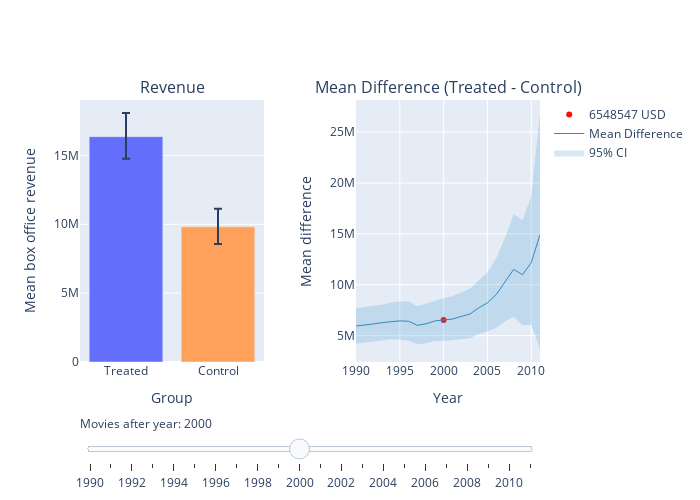

Notebook cell for this chart:
### Markdown cell above
#### Comment
- We observe that the mean difference is significantly below 0 after year 2000

### Code cell
# Create figure
fig = make_subplots(rows=1, 
       cols=2, 
       start_cell="bottom-left", 
       subplot_titles=('Revenue','Mean Difference (Treated - Control)'),
       horizontal_spacing  = 0.2)

# 0.5

# Add traces, one for each slider step
for idx in range(22):
    fig.add_trace(go.Bar(
        visible=False,
        name='Revenue',
        x=['Treated', 'Control'], y=[treated_mean_33[idx], control_mean_33[idx]],
        error_y=dict(type='data', array=[treated_ci_upper_33[idx], control_ci_upper_33[idx]], arrayminus=[treated_ci_lower_33[idx], control_ci_lower_33[idx]]),
        marker_color=['#636EFA', "#FFA15A"],
        showlegend=False,
    ),row=1, col=1
)
    
for idx, threshold in enumerate(np.arange(1990, 2012)):
    fig.add_trace(
        go.Scatter(
            visible=False,
            name=str(round(mean_diffs_33[idx])) + ' USD',
            line=dict(color="#FB0D0D", width=15),
            x=[threshold],
            y=[mean_diffs_33[idx]],
            mode="markers"
        ), row=1, col=2
    )

fig.add_trace(
    go.Scatter(
        visible=True,
        line=dict(color='rgba(47, 138, 196, 1)', width=1),
        x=np.arange(1990, 2012),
        y=mean_diffs_33,
        name="Mean Difference",
        mode="lines"
    ), row=1, col=2
)

# add 95% CI
fig.add_trace(
    go.Scatter(
        visible=True,
        x=[i for i in range(1990, 2012)]+ [i for i in range(1990, 2012)][::-1], # x, then x reversed
        y=mean_diffs_ci_upper_33+mean_diffs_ci_lower_33[::-1], # upper, then lower reversed
        fill='toself',
        fillcolor="rgba(47, 138, 196, 0.2)",
        line=dict(color='rgba(255,255,255,0)'),
        hoverinfo="skip",
        name='95% CI',
        showlegend=True
    ), row=1, col=2
)

# Make 10th trace visible
fig.data[10].visible = True
fig.data[32].visible = True
fig.data[44].visible = True
fig.data[45].visible = True


# Create and add slider
steps = []
for idx, year in enumerate(np.arange(1990, 2012)):
    step = dict(
        method="update",
        args=[{"visible": [False] * len(fig.data)}],  # layout attribute
        label=str(year)  # update the label to remove "step"
    )
    step["args"][0]["visible"][idx] = True  
    step["args"][0]["visible"][idx + 22] = True 
    step["args"][0]["visible"][44] = True 
    step["args"][0]["visible"][45] = True 
    steps.append(step)
    
    sliders = [dict(
    active= 10,
    currentvalue={"prefix": "Movies after year: "}, 
    pad={"t": 50},
    steps=steps
)]

# edit axis labels
fig['layout']['yaxis']['title']='Mean box office revenue'
fig['layout']['yaxis2']['title']='Mean difference'
fig['layout']['xaxis']['title']='Group'
fig['layout']['xaxis2']['title']='Year'

fig.update_layout(
    width=700,
    height=500,
    sliders=sliders
)


fig.show()
fig.write_html("./plots/mean_difference_ethnicity_2.html")

### Figure 1 — Plotly figure (JSON) as saved in the notebook; plotly's stock layout.template omitted (floating-point values rounded to 4 significant figures)
{"data": [{"error_y": {"array": [1412000.0, 1052000.0], "arrayminus": [1316000.0, 1021000.0], "type": "data"}, "marker": {"color": ["#636EFA", "#FFA15A"]}, "name": "Revenue", "showlegend": false, "type": "bar", "visible": false, "x": ["Treated", "Control"], "xaxis": "x", "y": [16250000.0, 10300000.0], "yaxis": "y"}, {"error_y": {"array": [1447000.0, 1067000.0], "arrayminus": [1359000.0, 1043000.0], "type": "data"}, "marker": {"color": ["#636EFA", "#FFA15A"]}, "name": "Revenue", "showlegend": false, "type": "bar", "visible": false, "x": ["Treated", "Control"], "xaxis": "x", "y": [16280000.0, 10250000.0], "yaxis": "y"}, {"error_y": {"array": [1474000.0, 1071000.0], "arrayminus": [1376000.0, 1035000.0], "type": "data"}, "marker": {"color": ["#636EFA", "#FFA15A"]}, "name": "Revenue", "showlegend": false, "type": "bar", "visible": false, "x": ["Treated", "Control"], "xaxis": "x", "y": [16320000.0, 10170000.0], "yaxis": "y"}, {"error_y": {"array": [1500000.0, 1085000.0], "arrayminus": [1420000.0, 1039000.0], "type": "data"}, "marker": {"color": ["#636EFA", "#FFA15A"]}, "name": "Revenue", "showlegend": false, "type": "bar", "visible": false, "x": ["Treated", "Control"], "xaxis": "x", "y": [16370000.0, 10090000.0], "yaxis": "y"}, {"error_y": {"array": [1506000.0, 1122000.0], "arrayminus": [1416000.0, 1025000.0], "type": "data"}, "marker": {"color": ["#636EFA", "#FFA15A"]}, "name": "Revenue", "showlegend": false, "type": "bar", "visible": false, "x": ["Treated", "Control"], "xaxis": "x", "y": [16360000.0, 9976000.0], "yaxis": "y"}, {"error_y": {"array": [1592000.0, 1126000.0], "arrayminus": [1467000.0, 1077000.0], "type": "data"}, "marker": {"color": ["#636EFA", "#FFA15A"]}, "name": "Revenue", "showlegend": false, "type": "bar", "visible": false, "x": ["Treated", "Control"], "xaxis": "x", "y": [16500000.0, 10050000.0], "yaxis": "y"}, {"error_y": {"array": [1672000.0, 1177000.0], "arrayminus": [1479000.0, 1130000.0], "type": "data"}, "marker": {"color": ["#636EFA", "#FFA15A"]}, "name": "Revenue", "showlegend": false, "type": "bar", "visible": false, "x": ["Treated", "Control"], "xaxis": "x", "y": [16570000.0, 10150000.0], "yaxis": "y"}, {"error_y": {"array": [1538000.0, 1236000.0], "arrayminus": [1397000.0, 1145000.0], "type": "data"}, "marker": {"color": ["#636EFA", "#FFA15A"]}, "name": "Revenue", "showlegend": false, "type": "bar", "visible": false, "x": ["Treated", "Control"], "xaxis": "x", "y": [16120000.0, 10110000.0], "yaxis": "y"}, {"error_y": {"array": [1610000.0, 1277000.0], "arrayminus": [1459000.0, 1210000.0], "type": "data"}, "marker": {"color": ["#636EFA", "#FFA15A"]}, "name": "Revenue", "showlegend": false, "type": "bar", "visible": false, "x": ["Treated", "Control"], "xaxis": "x", "y": [16290000.0, 10120000.0], "yaxis": "y"}, {"error_y": {"array": [1619000.0, 1264000.0], "arrayminus": [1576000.0, 1183000.0], "type": "data"}, "marker": {"color": ["#636EFA", "#FFA15A"]}, "name": "Revenue", "showlegend": false, "type": "bar", "visible": false, "x": ["Treated", "Control"], "xaxis": "x", "y": [16320000.0, 9876000.0], "yaxis": "y"}, {"error_y": {"array": [1711000.0, 1318000.0], "arrayminus": [1610000.0, 1246000.0], "type": "data"}, "marker": {"color": ["#636EFA", "#FFA15A"]}, "name": "Revenue", "showlegend": false, "type": "bar", "visible": true, "x": ["Treated", "Control"], "xaxis": "x", "y": [16360000.0, 9814000.0], "yaxis": "y"}, {"error_y": {"array": [1881000.0, 1386000.0], "arrayminus": [1717000.0, 1280000.0], "type": "data"}, "marker": {"color": ["#636EFA", "#FFA15A"]}, "name": "Revenue", "showlegend": false, "type": "bar", "visible": false, "x": ["Treated", "Control"], "xaxis": "x", "y": [16330000.0, 9699000.0], "yaxis": "y"}, {"error_y": {"array": [1974000.0, 1392000.0], "arrayminus": [1761000.0, 1256000.0], "type": "data"}, "marker": {"color": ["#636EFA", "#FFA15A"]}, "name": "Revenue", "showlegend": false, "type": "bar", "visible": false, "x": ["Treated", "Control"], "xaxis": "x", "y": [16340000.0, 9449000.0], "yaxis": "y"}, {"error_y": {"array": [2158000.0, 1383000.0], "arrayminus": [1995000.0, 1322000.0], "type": "data"}, "marker": {"color": ["#636EFA", "#FFA15A"]}, "name": "Revenue", "showlegend": false, "type": "bar", "visible": false, "x": ["Treated", "Control"], "xaxis": "x", "y": [16400000.0, 9279000.0], "yaxis": "y"}, {"error_y": {"array": [2350000.0, 1400000.0], "arrayminus": [2136000.0, 1282000.0], "type": "data"}, "marker": {"color": ["#636EFA", "#FFA15A"]}, "name": "Revenue", "showlegend": false, "type": "bar", "visible": false, "x": ["Treated", "Control"], "xaxis": "x", "y": [16640000.0, 8915000.0], "yaxis": "y"}, {"error_y": {"array": [2572000.0, 1502000.0], "arrayminus": [2352000.0, 1402000.0], "type": "data"}, "marker": {"color": ["#636EFA", "#FFA15A"]}, "name": "Revenue", "showlegend": false, "type": "bar", "visible": false, "x": ["Treated", "Control"], "xaxis": "x", "y": [17090000.0, 8865000.0], "yaxis": "y"}, {"error_y": {"array": [3093000.0, 1705000.0], "arrayminus": [2718000.0, 1603000.0], "type": "data"}, "marker": {"color": ["#636EFA", "#FFA15A"]}, "name": "Revenue", "showlegend": false, "type": "bar", "visible": false, "x": ["Treated", "Control"], "xaxis": "x", "y": [18250000.0, 9218000.0], "yaxis": "y"}, {"error_y": {"array": [3820000.0, 1914000.0], "arrayminus": [3391000.0, 1719000.0], "type": "data"}, "marker": {"color": ["#636EFA", "#FFA15A"]}, "name": "Revenue", "showlegend": false, "type": "bar", "visible": false, "x": ["Treated", "Control"], "xaxis": "x", "y": [19450000.0, 9182000.0], "yaxis": "y"}, {"error_y": {"array": [5051000.0, 2210000.0], "arrayminus": [4090000.0, 2010000.0], "type": "data"}, "marker": {"color": ["#636EFA", "#FFA15A"]}, "name": "Revenue", "showlegend": false, "type": "bar", "visible": false, "x": ["Treated", "Control"], "xaxis": "x", "y": [20920000.0, 9411000.0], "yaxis": "y"}, {"error_y": {"array": [4608000.0, 2582000.0], "arrayminus": [4170000.0, 2317000.0], "type": "data"}, "marker": {"color": ["#636EFA", "#FFA15A"]}, "name": "Revenue", "showlegend": false, "type": "bar", "visible": false, "x": ["Treated", "Control"], "xaxis": "x", "y": [20610000.0, 9619000.0], "yaxis": "y"}, {"error_y": {"array": [5950000.0, 3066000.0], "arrayminus": [5296000.0, 2656000.0], "type": "data"}, "marker": {"color": ["#636EFA", "#FFA15A"]}, "name": "Revenue", "showlegend": false, "type": "bar", "visible": false, "x": ["Treated", "Control"], "xaxis": "x", "y": [21260000.0, 9091000.0], "yaxis": "y"}, {"error_y": {"array": [11210000.0, 5414000.0], "arrayminus": [9513000.0, 4516000.0], "type": "data"}, "marker": {"color": ["#636EFA", "#FFA15A"]}, "name": "Revenue", "showlegend": false, "type": "bar", "visible": false, "x": ["Treated", "Control"], "xaxis": "x", "y": [24960000.0, 10040000.0], "yaxis": "y"}, {"line": {"color": "#FB0D0D", "width": 15}, "mode": "markers", "name": "5945971 USD", "type": "scatter", "visible": false, "x": [1990], "xaxis": "x2", "y": [5946000.0], "yaxis": "y2"}, {"line": {"color": "#FB0D0D", "width": 15}, "mode": "markers", "name": "6030729 USD", "type": "scatter", "visible": false, "x": [1991], "xaxis": "x2", "y": [6031000.0], "yaxis": "y2"}, {"line": {"color": "#FB0D0D", "width": 15}, "mode": "markers", "name": "6148814 USD", "type": "scatter", "visible": false, "x": [1992], "xaxis": "x2", "y": [6149000.0], "yaxis": "y2"}, {"line": {"color": "#FB0D0D", "width": 15}, "mode": "markers", "name": "6283401 USD", "type": "scatter", "visible": false, "x": [1993], "xaxis": "x2", "y": [6283000.0], "yaxis": "y2"}, {"line": {"color": "#FB0D0D", "width": 15}, "mode": "markers", "name": "6384400 USD", "type": "scatter", "visible": false, "x": [1994], "xaxis": "x2", "y": [6384000.0], "yaxis": "y2"}, {"line": {"color": "#FB0D0D", "width": 15}, "mode": "markers", "name": "6447776 USD", "type": "scatter", "visible": false, "x": [1995], "xaxis": "x2", "y": [6448000.0], "yaxis": "y2"}, {"line": {"color": "#FB0D0D", "width": 15}, "mode": "markers", "name": "6418785 USD", "type": "scatter", "visible": false, "x": [1996], "xaxis": "x2", "y": [6419000.0], "yaxis": "y2"}, {"line": {"color": "#FB0D0D", "width": 15}, "mode": "markers", "name": "6015109 USD", "type": "scatter", "visible": false, "x": [1997], "xaxis": "x2", "y": [6015000.0], "yaxis": "y2"}, {"line": {"color": "#FB0D0D", "width": 15}, "mode": "markers", "name": "6166130 USD", "type": "scatter", "visible": false, "x": [1998], "xaxis": "x2", "y": [6166000.0], "yaxis": "y2"}, {"line": {"color": "#FB0D0D", "width": 15}, "mode": "markers", "name": "6444406 USD", "type": "scatter", "visible": false, "x": [1999], "xaxis": "x2", "y": [6444000.0], "yaxis": "y2"}, {"line": {"color": "#FB0D0D", "width": 15}, "mode": "markers", "name": "6548547 USD", "type": "scatter", "visible": true, "x": [2000], "xaxis": "x2", "y": [6549000.0], "yaxis": "y2"}, {"line": {"color": "#FB0D0D", "width": 15}, "mode": "markers", "name": "6631068 USD", "type": "scatter", "visible": false, "x": [2001], "xaxis": "x2", "y": [6631000.0], "yaxis": "y2"}, {"line": {"color": "#FB0D0D", "width": 15}, "mode": "markers", "name": "6888692 USD", "type": "scatter", "visible": false, "x": [2002], "xaxis": "x2", "y": [6889000.0], "yaxis": "y2"}, {"line": {"color": "#FB0D0D", "width": 15}, "mode": "markers", "name": "7118914 USD", "type": "scatter", "visible": false, "x": [2003], "xaxis": "x2", "y": [7119000.0], "yaxis": "y2"}, {"line": {"color": "#FB0D0D", "width": 15}, "mode": "markers", "name": "7721137 USD", "type": "scatter", "visible": false, "x": [2004], "xaxis": "x2", "y": [7721000.0], "yaxis": "y2"}, {"line": {"color": "#FB0D0D", "width": 15}, "mode": "markers", "name": "8223403 USD", "type": "scatter", "visible": false, "x": [2005], "xaxis": "x2", "y": [8223000.0], "yaxis": "y2"}, {"line": {"color": "#FB0D0D", "width": 15}, "mode": "markers", "name": "9033846 USD", "type": "scatter", "visible": false, "x": [2006], "xaxis": "x2", "y": [9034000.0], "yaxis": "y2"}, {"line": {"color": "#FB0D0D", "width": 15}, "mode": "markers", "name": "10264628 USD", "type": "scatter", "visible": false, "x": [2007], "xaxis": "x2", "y": [10260000.0], "yaxis": "y2"}, {"line": {"color": "#FB0D0D", "width": 15}, "mode": "markers", "name": "11512792 USD", "type": "scatter", "visible": false, "x": [2008], "xaxis": "x2", "y": [11510000.0], "yaxis": "y2"}, {"line": {"color": "#FB0D0D", "width": 15}, "mode": "markers", "name": "10989047 USD", "type": "scatter", "visible": false, "x": [2009], "xaxis": "x2", "y": [10990000.0], "yaxis": "y2"}, {"line": {"color": "#FB0D0D", "width": 15}, "mode": "markers", "name": "12172351 USD", "type": "scatter", "visible": false, "x": [2010], "xaxis": "x2", "y": [12170000.0], "yaxis": "y2"}, {"line": {"color": "#FB0D0D", "width": 15}, "mode": "markers", "name": "14920345 USD", "type": "scatter", "visible": false, "x": [2011], "xaxis": "x2", "y": [14920000.0], "yaxis": "y2"}, {"line": {"color": "rgba(47, 138, 196, 1)", "width": 1}, "mode": "lines", "name": "Mean Difference", "type": "scatter", "visible": true, "x": [1990, 1991, 1992, 1993, 1994, 1995, 1996, 1997, 1998, 1999, 2000, 2001, 2002, 2003, 2004, 2005, 2006, 2007, 2008, 2009, 2010, 2011], "xaxis": "x2", "y": [5946000.0, 6031000.0, 6149000.0, 6283000.0, 6384000.0, 6448000.0, 6419000.0, 6015000.0, 6166000.0, 6444000.0, 6549000.0, 6631000.0, 6889000.0, 7119000.0, 7721000.0, 8223000.0, 9034000.0, 10260000.0, 11510000.0, 10990000.0, 12170000.0, 14920000.0], "yaxis": "y2"}, {"fill": "toself", "fillcolor": "rgba(47, 138, 196, 0.2)", "hoverinfo": "skip", "line": {"color": "rgba(255,255,255,0)"}, "name": "95% CI", "showlegend": true, "type": "scatter", "visible": true, "x": [1990, 1991, 1992, 1993, 1994, 1995, 1996, 1997, 1998, 1999, 2000, 2001, 2002, 2003, 2004, 2005, 2006, 2007, 2008, 2009, 2010, 2011, 2011, 2010, 2009, 2008, 2007, 2006, 2005, 2004, 2003, 2002, 2001, 2000, 1999, 1998, 1997, 1996, 1995, 1994, 1993, 1992, 1991, 1990], "xaxis": "x2", "y": [7719000.0, 7798000.0, 7947000.0, 8057000.0, 8264000.0, 8343000.0, 8360000.0, 7892000.0, 8149000.0, 8468000.0, 8666000.0, 8864000.0, 9239000.0, 9616000.0, 10410000.0, 11200000.0, 12600000.0, 14580000.0, 16920000.0, 16310000.0, 18720000.0, 26870000.0, 3698000.0, 6073000.0, 6020000.0, 6857000.0, 6391000.0, 5770000.0, 5412000.0, 5166000.0, 4741000.0, 4626000.0, 4535000.0, 4471000.0, 4511000.0, 4249000.0, 4157000.0, 4513000.0, 4601000.0, 4656000.0, 4514000.0, 4450000.0, 4333000.0, 4235000.0], "yaxis": "y2"}], "layout": {"annotations": [{"font": {"size": 16}, "showarrow": false, "text": "Revenue", "x": 0.2, "xanchor": "center", "xref": "paper", "y": 1, "yanchor": "bottom", "yref": "paper"}, {"font": {"size": 16}, "showarrow": false, "text": "Mean Difference (Treated - Control)", "x": 0.8, "xanchor": "center", "xref": "paper", "y": 1, "yanchor": "bottom", "yref": "paper"}], "height": 500, "sliders": [{"active": 10, "currentvalue": {"prefix": "Movies after year: "}, "pad": {"t": 50}, "steps": [{"args": [{"visible": [true, false, false, false, false, false, false, false, false, false, false, false, false, false, false, false, false, false, false, false, false, false, true, false, false, false, false, false, false, false, false, false, false, false, false, false, false, false, false, false, false, false, false, false, true, true]}], "label": "1990", "method": "update"}, {"args": [{"visible": [false, true, false, false, false, false, false, false, false, false, false, false, false, false, false, false, false, false, false, false, false, false, false, true, false, false, false, false, false, false, false, false, false, false, false, false, false, false, false, false, false, false, false, false, true, true]}], "label": "1991", "method": "update"}, {"args": [{"visible": [false, false, true, false, false, false, false, false, false, false, false, false, false, false, false, false, false, false, false, false, false, false, false, false, true, false, false, false, false, false, false, false, false, false, false, false, false, false, false, false, false, false, false, false, true, true]}], "label": "1992", "method": "update"}, {"args": [{"visible": [false, false, false, true, false, false, false, false, false, false, false, false, false, false, false, false, false, false, false, false, false, false, false, false, false, true, false, false, false, false, false, false, false, false, false, false, false, false, false, false, false, false, false, false, true, true]}], "label": "1993", "method": "update"}, {"args": [{"visible": [false, false, false, false, true, false, false, false, false, false, false, false, false, false, false, false, false, false, false, false, false, false, false, false, false, false, true, false, false, false, false, false, false, false, false, false, false, false, false, false, false, false, false, false, true, true]}], "label": "1994", "method": "update"}, {"args": [{"visible": [false, false, false, false, false, true, false, false, false, false, false, false, false, false, false, false, false, false, false, false, false, false, false, false, false, false, false, true, false, false, false, false, false, false, false, false, false, false, false, false, false, false, false, false, true, true]}], "label": "1995", "method": "update"}, {"args": [{"visible": [false, false, false, false, false, false, true, false, false, false, false, false, false, false, false, false, false, false, false, false, false, false, false, false, false, false, false, false, true, false, false, false, false, false, false, false, false, false, false, false, false, false, false, false, true, true]}], "label": "1996", "method": "update"}, {"args": [{"visible": [false, false, false, false, false, false, false, true, false, false, false, false, false, false, false, false, false, false, false, false, false, false, false, false, false, false, false, false, false, true, false, false, false, false, false, false, false, false, false, false, false, false, false, false, true, true]}], "label": "1997", "method": "update"}, {"args": [{"visible": [false, false, false, false, false, false, false, false, true, false, false, false, false, false, false, false, false, false, false, false, false, false, false, false, false, false, false, false, false, false, true, false, false, false, false, false, false, false, false, false, false, false, false, false, true, true]}], "label": "1998", "method": "update"}, {"args": [{"visible": [false, false, false, false, false, false, false, false, false, true, false, false, false, false, false, false, false, false, false, false, false, false, false, false, false, false, false, false, false, false, false, true, false, false, false, false, false, false, false, false, false, false, false, false, true, true]}], "label": "1999", "method": "update"}, {"args": [{"visible": [false, false, false, false, false, false, false, false, false, false, true, false, false, false, false, false, false, false, false, false, false, false, false, false, false, false, false, false, false, false, false, false, true, false, false, false, false, false, false, false, false, false, false, false, true, true]}], "label": "2000", "method": "update"}, {"args": [{"visible": [false, false, false, false, false, false, false, false, false, false, false, true, false, false, false, false, false, false, false, false, false, false, false, false, false, false, false, false, false, false, false, false, false, true, false, false, false, false, false, false, false, false, false, false, true, true]}], "label": "2001", "method": "update"}, {"args": [{"visible": [false, false, false, false, false, false, false, false, false, false, false, false, true, false, false, false, false, false, false, false, false, false, false, false, false, false, false, false, false, false, false, false, false, false, true, false, false, false, false, false, false, false, false, false, true, true]}], "label": "2002", "method": "update"}, {"args": [{"visible": [false, false, false, false, false, false, false, false, false, false, false, false, false, true, false, false, false, false, false, false, false, false, false, false, false, false, false, false, false, false, false, false, false, false, false, true, false, false, false, false, false, false, false, false, true, true]}], "label": "2003", "method": "update"}, {"args": [{"visible": [false, false, false, false, false, false, false, false, false, false, false, false, false, false, true, false, false, false, false, false, false, false, false, false, false, false, false, false, false, false, false, false, false, false, false, false, true, false, false, false, false, false, false, false, true, true]}], "label": "2004", "method": "update"}, {"args": [{"visible": [false, false, false, false, false, false, false, false, false, false, false, false, false, false, false, true, false, false, false, false, false, false, false, false, false, false, false, false, false, false, false, false, false, false, false, false, false, true, false, false, false, false, false, false, true, true]}], "label": "2005", "method": "update"}, {"args": [{"visible": [false, false, false, false, false, false, false, false, false, false, false, false, false, false, false, false, true, false, false, false, false, false, false, false, false, false, false, false, false, false, false, false, false, false, false, false, false, false, true, false, false, false, false, false, true, true]}], "label": "2006", "method": "update"}, {"args": [{"visible": [false, false, false, false, false, false, false, false, false, false, false, false, false, false, false, false, false, true, false, false, false, false, false, false, false, false, false, false, false, false, false, false, false, false, false, false, false, false, false, true, false, false, false, false, true, true]}], "label": "2007", "method": "update"}, {"args": [{"visible": [false, false, false, false, false, false, false, false, false, false, false, false, false, false, false, false, false, false, true, false, false, false, false, false, false, false, false, false, false, false, false, false, false, false, false, false, false, false, false, false, true, false, false, false, true, true]}], "label": "2008", "method": "update"}, {"args": [{"visible": [false, false, false, false, false, false, false, false, false, false, false, false, false, false, false, false, false, false, false, true, false, false, false, false, false, false, false, false, false, false, false, false, false, false, false, false, false, false, false, false, false, true, false, false, true, true]}], "label": "2009", "method": "update"}, {"args": [{"visible": [false, false, false, false, false, false, false, false, false, false, false, false, false, false, false, false, false, false, false, false, true, false, false, false, false, false, false, false, false, false, false, false, false, false, false, false, false, false, false, false, false, false, true, false, true, true]}], "label": "2010", "method": "update"}, {"args": [{"visible": [false, false, false, false, false, false, false, false, false, false, false, false, false, false, false, false, false, false, false, false, false, true, false, false, false, false, false, false, false, false, false, false, false, false, false, false, false, false, false, false, false, false, false, true, true, true]}], "label": "2011", "method": "update"}]}], "width": 700, "xaxis": {"anchor": "y", "autorange": true, "domain": [0, 0.4], "range": [-0.5, 1.5], "title": {"text": "Group"}, "type": "category"}, "xaxis2": {"anchor": "y2", "autorange": true, "domain": [0.6, 1], "range": [1990, 2011], "title": {"text": "Year"}, "type": "linear"}, "yaxis": {"anchor": "x", "autorange": true, "domain": [0, 1], "range": [0, 19030000.0], "title": {"text": "Mean box office revenue"}, "type": "linear"}, "yaxis2": {"anchor": "x2", "autorange": true, "domain": [0, 1], "range": [2411000.0, 28150000.0], "title": {"text": "Mean difference"}, "type": "linear"}}}
